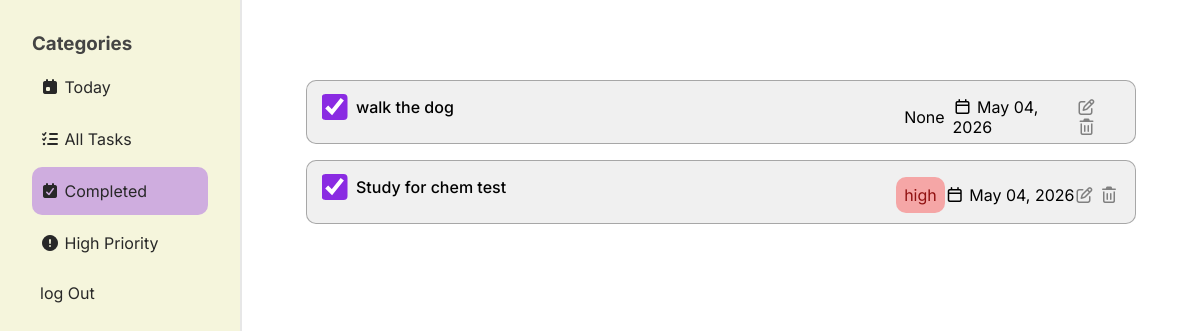
The page /completed-tasks (signed in) on the database its author committed.
### website/models.py (models this page shows)
class Task(db.Model):
    task_name = db.Column(db.String(1000))
    complete = db.Column(db.Boolean, default=False)
    due = db.Column(db.Date, default=func.now())
    priority = db.Column(db.String(150))
    id = db.Column(db.Integer, primary_key=True)
    user_id = db.Column(db.Integer, db.ForeignKey('user.id'))

### website/views.py (the view)
@views.route("/completed-tasks")
@login_required
def completed_tasks():
    return render_template("completed.html", user=current_user)

### website/__init__.py (called while the page is built)
def create_app():
    app = Flask(__name__)
    app.config['SECRET_KEY'] = 'djfspfaskddshfosjcks'
    app.config['SQLALCHEMY_DATABASE_URI'] = f'sqlite:///{DB_NAME}'
    db.init_app(app)
    from .auth import auth
    from .views import views
    app.register_blueprint(auth, url_prefix="/auth")
    app.register_blueprint(views, url_prefix="/")
    create_database(app)
    from .models import User
    login_manager = LoginManager()
    login_manager.login_view = 'auth.login'
    login_manager.init_app(app)
    @login_manager.user_loader
    def load_user(id):
        return User.query.get(int(id))
    return app

### website/templates/completed.html
{% extends 'home.html'%} {% block tab1 %} {% endblock %} {% block tab2 %} {%
endblock %} {% block tab3 %}selected{% endblock %} {% block tab4 %} {% endblock
%} {% block dashboard %}
<form class="tasks-container">
  {% if user.tasks %} {% for task in user.tasks %} {% if task.complete %}
  <div
    class="task"
    id="{{ task.id }}-task"
    data-due="{{ task.due.isoformat() }}"
    data-complete="{{ task.complete }}"
  >
    <div>
      <input
        type="checkbox"
        {%
        if
        task.complete
        %}
        checked
        {%
        endif
        %}
        id=""
        onChange="updateTask({{ task.id }})"
      />
      <div class="task-name">
        <p>{{task.task_name}}</p>
      </div>
    </div>
    <div class="task-details">
      <div class="task-priority {{task.priority}}">{{task.priority}}</div>
      <div class="task-date">
        <i class="fa-regular fa-calendar"></i>
        {{task.due.strftime("%b %d, %Y")}}
      </div>
      <div class="edit-delete-buttons">
        <button type="button" onClick="editTask({{ task.id }})">
          <i class="fa-regular fa-pen-to-square"></i>
        </button>
        <button type="button" onClick="deleteTask({{ task.id }})">
          <i class="fa-regular fa-trash-can"></i>
        </button>
      </div>
    </div>
  </div>
  {% endif %} {% endfor %} {% endif %}
</form>
{% endblock %}

### website/static/index.css (style rules this page uses)
html { font-family: "Inter", sans-serif; }
*, *::before, *::after { box-sizing: border-box; padding: 0; margin: 0; }
body { background-color: beige; display: flex; align-items: center; justify-content: center; width: 100vw; min-height: 100vh; overflow-x: hidden; }
input { border-radius: 10px; padding: 8px; margin: 8px 0 16px 0; border: 1px solid grey; font-family: "Inter", sans-serif; }
.task { display: flex; align-items: flex-start; justify-content: space-between; width: 100%; height: 4rem; background-color: rgba(128, 128, 128, 0.118); border: 1px solid rgba(128, 128, 128, 0.652); margin: 1rem 0; border-radius: 10px; padding: 16px; }
.task-name { font-weight: 500; }
.task > div { display: flex; }
.task input { transform: scale(2); accent-color: blueviolet; margin: 0 15px 0 5px; }
.task-priority { padding: 8px; border-radius: 10px; }
.high { background-color: rgba(255, 0, 0, 0.311); color: rgb(144, 16, 16); }
.task-details { display: flex; align-items: center; width: 28%; justify-content: space-evenly; }
.edit-delete-buttons button { all: unset; color: grey; transition: all 0.3s ease; }

### rows shown on the page
Task: complete "☑", task_name "walk the dog", priority "None", due "May 04, 2026"
Task: complete "☑", task_name "Study for chem test", priority "high", due "May 04, 2026"
